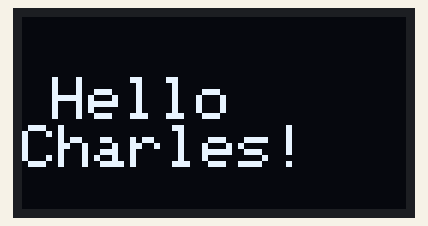
A sketch run on a simulated Arduino Uno, built with avr-gcc and run on an emulated ATmega328P. Parts: 128×64 one-colour display.

Above: at 0.1 s.

The sketch:

Hello_Charles.ino
```cpp
#include <LiquidCrystal.h>

// Hello_Charles.ino
// 在 0.96 寸 SSD1306 OLED 显示屏（I2C 接口）上显示 "Hello Charles!"
//
// 接线（Arduino Uno / Nano）：
//   OLED VCC  -> 5V
//   OLED GND  -> GND
//   OLED SDA  -> A4
//   OLED SCL  -> A5
//
// 需要安装的库（Arduino IDE：项目 -> 加载库 -> 管理库）：
//   1. Adafruit SSD1306
//   2. Adafruit GFX
//   3. Adafruit BusIO（会自动安装）

#include <Wire.h>
#include <Adafruit_GFX.h>
#include <Adafruit_SSD1306.h>

#define SCREEN_WIDTH  128   // OLED 宽度（像素）
#define SCREEN_HEIGHT 64    // OLED 高度（像素）

// I2C 引脚由 Wire 库自动使用板子的默认 I2C 引脚（Uno/Nano 为 A4、A5）
// OLED_RESET 传 -1：OLED 的复位引脚与 Arduino 复位共用
Adafruit_SSD1306 display(SCREEN_WIDTH, SCREEN_HEIGHT, &Wire, -1);

void setup() {
  Serial.begin(9600);

  // 初始化 OLED，0x3C 是常见的 I2C 地址（若显示异常可改成 0x3D 试试）
  if (!display.begin(SSD1306_SWITCHCAPVCC, 0x3C)) {
    Serial.println(F("SSD1306 初始化失败，请检查接线！"));
    while (true)
      ;  // 初始化失败则停止运行
  }

  display.clearDisplay();  // 清空屏幕

  display.setTextSize(2);              // 字号放大 2 倍
  display.setTextColor(SSD1306_WHITE); // 白色文字
  display.setCursor(10, 20);           // 设置起始坐标（左、上）
  display.println(F("Hello"));         // 第一行
  display.println(F("Charles!"));      // 第二行

  display.display();  // 把内容真正显示到屏幕上
}

void loop() {
  // 本程序只需显示一次，不需要循环内容
}
```
